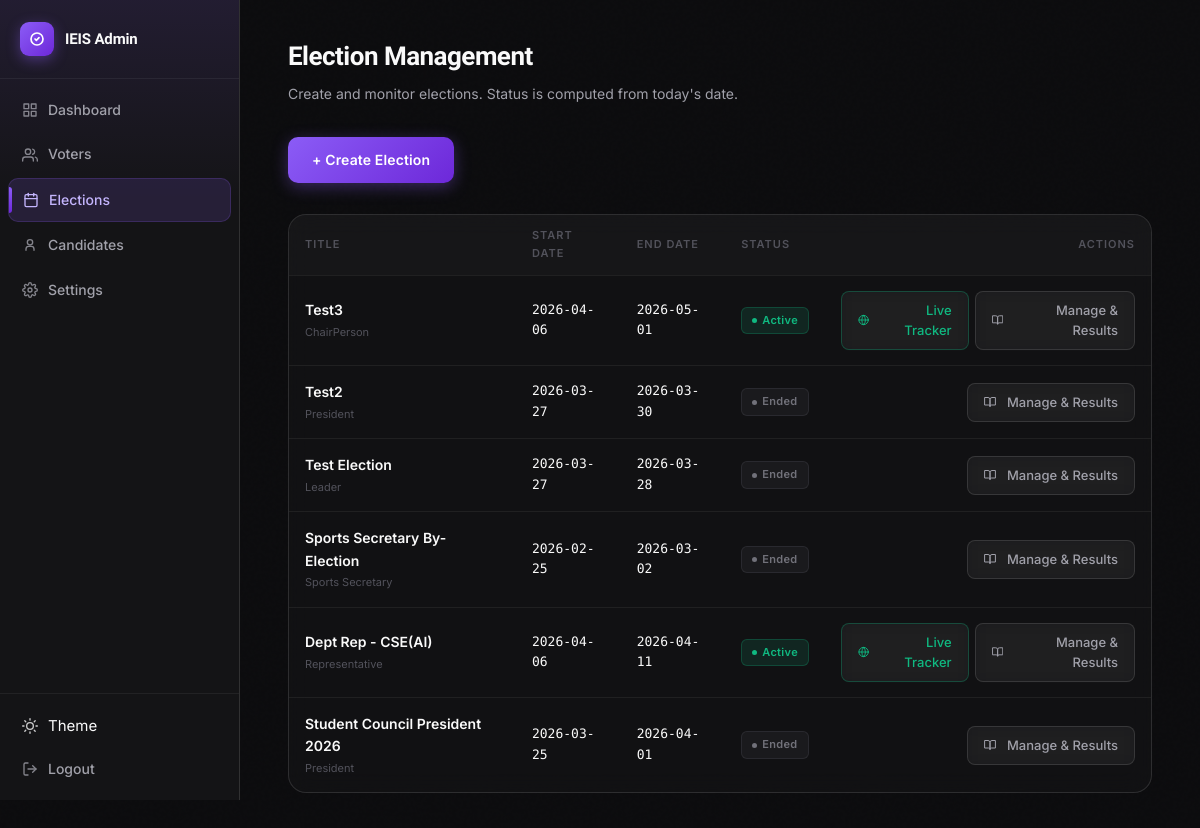
Screenshot of /admin/elections (signed in) with the database file from the repository.
### tables this page shows
CREATE TABLE elections (
            election_id    INTEGER PRIMARY KEY AUTOINCREMENT,
            election_title TEXT NOT NULL,
            start_date     TEXT NOT NULL,
            end_date       TEXT NOT NULL,
            roll_start     TEXT NOT NULL,
            roll_end       TEXT NOT NULL
        , description TEXT DEFAULT '', position_role TEXT DEFAULT '', eligible_type TEXT DEFAULT 'department', results_published INTEGER DEFAULT 0);

### app.py (the view)
@app.route('/admin/elections')
@admin_required
def admin_elections():
    db = get_db()
    elections_raw = db.execute("SELECT * FROM elections ORDER BY election_id DESC").fetchall()
    elections = []
    for e in elections_raw:
        if (e['eligible_type'] or 'department') == 'department':
            elig_info = ', '.join([r['department'] for r in db.execute(
                "SELECT department FROM election_eligible_depts WHERE election_id=?",
                (e['election_id'],)
            ).fetchall()]) or '—'
        else:
            count = db.execute(
                "SELECT COUNT(*) FROM election_eligible_rolls WHERE election_id=?",
                (e['election_id'],)
            ).fetchone()[0]
            elig_info = f"{count} specific roll no(s)"
        vote_count = db.execute(
            "SELECT COUNT(*) FROM votes WHERE election_id=?", (e['election_id'],)
        ).fetchone()[0]
        elections.append({
            'election_id':       e['election_id'],
            'election_title':    e['election_title'],
            'description':       e['description'] or '',
            'position_role':     e['position_role'] or '',
            'eligible_type':     e['eligible_type'] or 'department',
            'elig_info':         elig_info,
            'start_date':        e['start_date'],
            'end_date':          e['end_date'],
            'status':            election_status(e['start_date'], e['end_date']),
            'vote_count':        vote_count,
            'results_published': e['results_published'],
        })
    db.close()
    return render_template('admin/elections.html', elections=elections, departments=SVPCET_DEPARTMENTS)

### app.py (called while the page is built)
def election_status(start_date_str, end_date_str):
    today = date.today()
    start = datetime.strptime(start_date_str, '%Y-%m-%d').date()
    end   = datetime.strptime(end_date_str,   '%Y-%m-%d').date()
    if today < start:
        return 'upcoming'
    elif start <= today <= end:
        return 'active'
    else:
        return 'ended'

def admin_required(f):
    @wraps(f)
    def decorated(*args, **kwargs):
        if not session.get('admin_logged_in'):
            return redirect(url_for('admin_login'))
        return f(*args, **kwargs)
    return decorated

### database.py (called while the page is built)
def get_db():
    conn = sqlite3.connect(DB_PATH)
    conn.row_factory = sqlite3.Row
    conn.execute("PRAGMA foreign_keys = ON")
    return conn

### templates/admin/elections.html (shortened to what this page needs)
{% extends "base_admin.html" %}
{% block content %}
<div class="page-header">
  <h1>Election Management</h1>
  <p>Create and monitor elections. Status is computed from today's date.</p>
</div>
<div style="margin-bottom:24px;">
  <a href="{{ url_for('admin_election_create') }}" class="btn-primary" style="display:inline-block;text-decoration:none;">
    + Create Election
  </a>
</div>
<div class="table-wrap">
  {% if elections %}
  <table class="data-table">
    <thead>
      <tr>
        <th>Title</th>
        <th>Start Date</th>
        <th>End Date</th>
        <th>Status</th>
        <th style="text-align:right;">Actions</th>
      </tr>
    </thead>
    <tbody>
      {% for e in elections %}
      <tr>
        <td>
          <div style="color:var(--text-0);font-weight:600;">{{ e.election_title }}</div>
          {% if e.position_role %}
            <div style="font-size:11px;color:var(--text-2);margin-top:2px;">{{ e.position_role }}</div>
          {% endif %}
        </td>
        <td class="mono">{{ e.start_date }}</td>
        <td class="mono">{{ e.end_date }}</td>
        <td>
          {% if e.status == 'active' %}
            <span class="badge badge-active">Active</span>
          {% elif e.status == 'upcoming' %}
            <span class="badge badge-upcoming">Upcoming</span>
          {% else %}
            <span class="badge badge-ended">Ended</span>
          {% endif %}
        </td>
        <td style="text-align:right;">
          <div style="display:flex;gap:6px;justify-content:flex-end;">
            {% if e.status == 'active' %}
              <a href="{{ url_for('election_live', election_id=e.election_id) }}" class="btn-ghost btn-sm" style="color:#10b981;border-color:rgba(16,185,129,0.3);">
                <svg width="12" height="12" viewBox="0 0 24 24" fill="none" stroke="currentColor" stroke-width="2" stroke-linecap="round" stroke-linejoin="round" style="margin-right:4px;"><circle cx="12" cy="12" r="10"/><path d="M12 2a14.5 14.5 0 0 0 0 20 14.5 14.5 0 0 0 0-20"/><path d="M2 12h20"/></svg>
                Live Tracker
              </a>
            {% endif %}
            <a href="{{ url_for('election_results', election_id=e.election_id) }}" class="btn-ghost btn-sm">
              <svg width="12" height="12" viewBox="0 0 24 24" fill="none" stroke="currentColor" stroke-width="2" stroke-linecap="round" stroke-linejoin="round" style="margin-right:4px;"><path d="M2 3h6a4 4 0 0 1 4 4v14a3 3 0 0 0-3-3H2z"/><path d="M22 3h-6a4 4 0 0 0-4 4v14a3 3 0 0 1 3-3h7z"/></svg>
              Manage & Results
            </a>
          </div>
        </td>
      </tr>
      {% endfor %}
    </tbody>
  </table>
  {% else %}
  <div class="empty-state">
    <div class="empty-state-icon">📅</div>
    <div class="empty-state-title">No elections yet</div>
    <p>Create your first election to get started.</p>
  </div>
  {% endif %}
</div>
{% endblock %}

### templates/base_admin.html (shortened to what this page needs)
<!DOCTYPE html>
<html lang="en">
<head>
  <link rel="stylesheet" href="{{ url_for('static', filename='css/main.css') }}">
</head>
<body>
  <div class="admin-layout">
    <aside class="sidebar">
      <div class="sidebar-logo">
        <div class="sidebar-logo-icon">
          <svg width="16" height="16" viewBox="0 0 24 24" fill="none" stroke="#fff" stroke-width="2.5" stroke-linecap="round" stroke-linejoin="round">
            <path d="M9 12l2 2 4-4"/>
            <path d="M21 12c0 4.97-4.03 9-9 9S3 16.97 3 12 7.03 3 12 3s9 4.03 9 9z"/>
          </svg>
        </div>
        <span class="sidebar-logo-text">IEIS Admin</span>
      </div>
      <nav class="sidebar-nav">
        <a href="{{ url_for('admin_dashboard') }}" class="nav-item {% if request.endpoint == 'admin_dashboard' %}active{% endif %}">
          <svg viewBox="0 0 24 24" fill="none" stroke="currentColor" stroke-width="2" stroke-linecap="round" stroke-linejoin="round">
            <rect x="3" y="3" width="7" height="7"/><rect x="14" y="3" width="7" height="7"/>
            <rect x="14" y="14" width="7" height="7"/><rect x="3" y="14" width="7" height="7"/>
          </svg>
          Dashboard
        </a>
        <a href="{{ url_for('admin_voters') }}" class="nav-item {% if 'voters' in request.endpoint %}active{% endif %}">
          <svg viewBox="0 0 24 24" fill="none" stroke="currentColor" stroke-width="2" stroke-linecap="round" stroke-linejoin="round">
            <path d="M17 21v-2a4 4 0 0 0-4-4H5a4 4 0 0 0-4 4v2"/>
            <circle cx="9" cy="7" r="4"/>
            <path d="M23 21v-2a4 4 0 0 0-3-3.87"/>
            <path d="M16 3.13a4 4 0 0 1 0 7.75"/>
          </svg>
          Voters
        </a>
        <a href="{{ url_for('admin_elections') }}" class="nav-item {% if 'election' in request.endpoint and 'results' not in request.endpoint %}active{% endif %}">
          <svg viewBox="0 0 24 24" fill="none" stroke="currentColor" stroke-width="2" stroke-linecap="round" stroke-linejoin="round">
            <rect x="3" y="4" width="18" height="18" rx="2" ry="2"/>
            <line x1="16" y1="2" x2="16" y2="6"/><line x1="8" y1="2" x2="8" y2="6"/>
            <line x1="3" y1="10" x2="21" y2="10"/>
          </svg>
          Elections
        </a>
        <a href="{{ url_for('admin_candidates') }}" class="nav-item {% if 'candidates' in request.endpoint %}active{% endif %}">
          <svg viewBox="0 0 24 24" fill="none" stroke="currentColor" stroke-width="2" stroke-linecap="round" stroke-linejoin="round">
            <circle cx="12" cy="8" r="4"/><path d="M6 20v-2a4 4 0 0 1 4-4h4a4 4 0 0 1 4 4v2"/>
          </svg>
          Candidates
        </a>
        <a href="{{ url_for('admin_settings') }}" class="nav-item {% if 'settings' in request.endpoint %}active{% endif %}">
          Settings
        </a>
      </nav>
      <div class="sidebar-footer">
        <button onclick="toggleTheme()" class="nav-item" style="width:100%;text-align:left;background:none;border:none;cursor:pointer;font:inherit;color:inherit;outline:none;">
          Theme
        </button>
        <a href="{{ url_for('admin_logout') }}" class="nav-item">
          <svg viewBox="0 0 24 24" fill="none" stroke="currentColor" stroke-width="2" stroke-linecap="round" stroke-linejoin="round">
            <path d="M9 21H5a2 2 0 0 1-2-2V5a2 2 0 0 1 2-2h4"/>
            <polyline points="16 17 21 12 16 7"/><line x1="21" y1="12" x2="9" y2="12"/>
          </svg>
          Logout
        </a>
      </div>
    </aside>
    <main class="content-area">
      {% block content %}{% endblock %}
    </main>
  </div>
</body>
</html>

### rows the page displays
elections: election_title "Test3", position_role "ChairPerson", start_date "2026-04-06", end_date "2026-05-01", shows "Active"
elections: election_title "Test2", position_role "President", start_date "2026-03-27", end_date "2026-03-30", shows "Ended"
elections: election_title "Test Election", position_role "Leader", start_date "2026-03-27", end_date "2026-03-28", shows "Ended"
elections: election_title "Sports Secretary By-Election", position_role "Sports Secretary", start_date "2026-02-25", end_date "2026-03-02", shows "Ended"
elections: election_title "Dept Rep - CSE(AI)", position_role "Representative", start_date "2026-04-06", end_date "2026-04-11"
elections: election_title "Student Council President 2026", position_role "President", start_date "2026-03-25", end_date "2026-04-01", shows "Ended"
